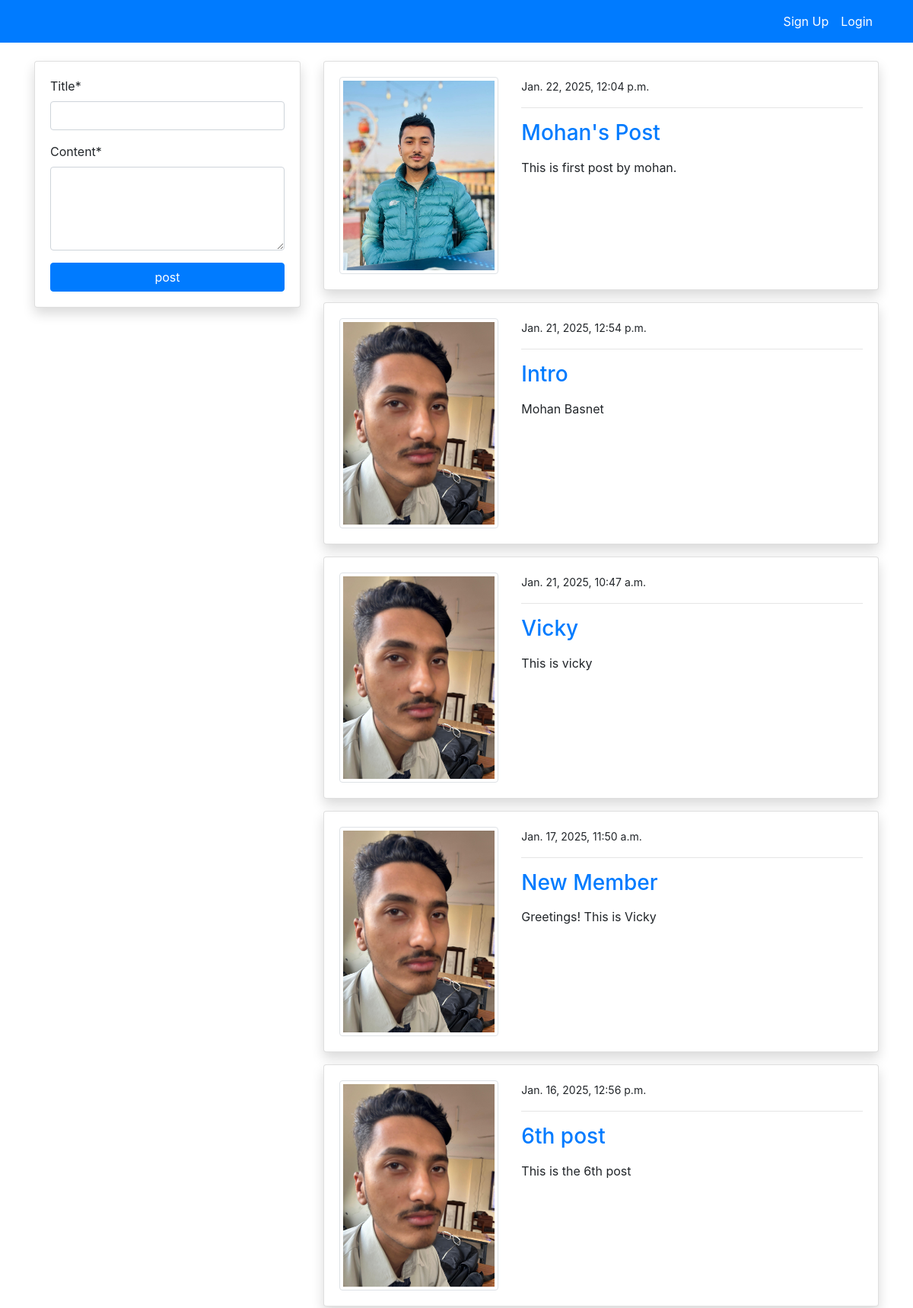
The page /blog/ (upper part) on the database as committed earlier.
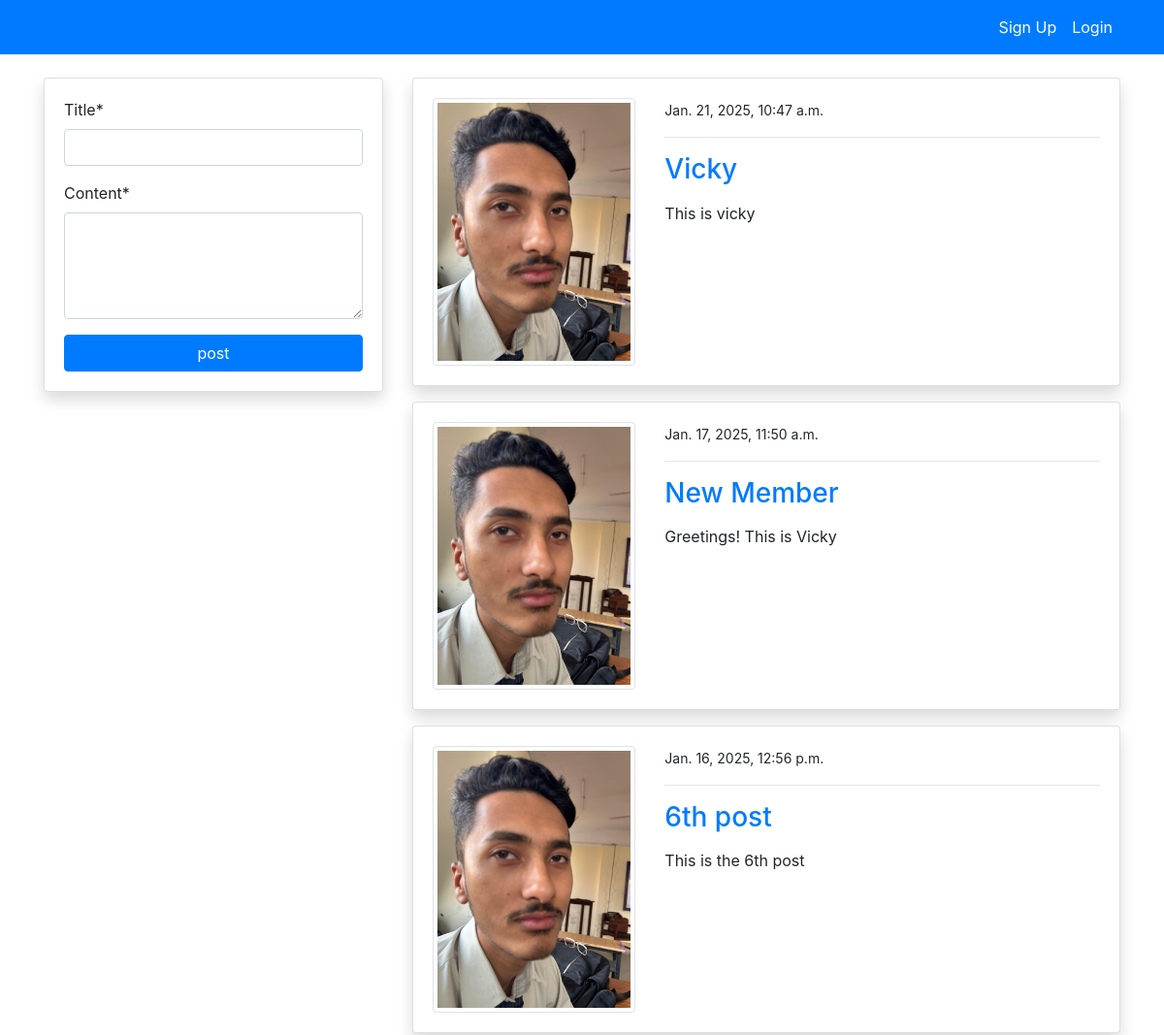
The same page on the database as committed later.
### blog/models.py (models this page shows, shortened)
class PostModel(models.Model):
    title = models.CharField(max_length=255)
    content = models.TextField()
    author = models.ForeignKey(User, on_delete=models.CASCADE)
    date_created = models.DateTimeField(auto_now_add=True)
    class  Meta:
        ordering = ('-date_created',)

### users/models.py (models this page shows, shortened)
class ProfileModel(models.Model):
    user = models.OneToOneField(User, on_delete=models.CASCADE)
    image =models.ImageField(default='image.png', upload_to='profile', validators=[FileExtensionValidator(['png','jpg'])])
    bio = models.TextField(max_length=500, blank=True)

### blog/views.py (the view, shortened to what this page needs)
# urls.py: path('blog/', views.index, name='blog-index'),
def index(request):
    posts = PostModel.objects.all()
    form = PostModelForm()
    context ={
        'posts': posts,
        'form': form
    }
    return render(request, 'blog/index.html',context)

### blog/forms.py
class PostModelForm(forms.ModelForm):
    content =forms.CharField(widget=forms.Textarea(attrs={'rows': 4}))
    class Meta:
        model = PostModel
        fields = ('title', 'content')

### blog/templates/blog/index.html (shortened to what this page needs)
{% extends "partials/base.html" %}
{% load crispy_forms_tags %}
{% block content %}
 <div class="container">
    <div class="row mt-5 pt-3">
        <div class="col-md-4">
            <div class="card my-3 shadow" >
                <div class="card-body" >
                    <form method="POST">
                        {{ form|crispy }}
                        <input class='btn btn-primary btn-block' type="submit" value="post">
                    </form>
                </div>
            </div>
        </div>
        <div class="col-md-8">
            {% for post in posts %}
            <div class="card shadow my-3" >
                <div class="card-body">
                    <div class="row">
                        <div class="col-md-4">
                            <img class="img-thumbnail" src="{{ post.author.profilemodel.image.url }}" alt="img">
                        </div>
                        <div class="col-md-8">
                            <small>{{ post.date_created }}</small>
                            <hr>
                            <a  class="h3" href="{% url 'blog-post-detail' post.id %} ">{{post.title}}</a>
                            <p class="text-justify my-3">
                                {{ post.content }}
                            </p>
                        </div>
                    </div>
                </div>
            </div>
            {% endfor %}
        </div>
    </div>
 </div>
{% endblock %}

Rows that differ between the two databases and show on the page:
removed PostModel: author.profilemodel.image (picture), date_created "Jan. 22, 2025, 12:04 p.m.", title "Mohan's Post", content "This is first post by mohan."
removed PostModel: author.profilemodel.image (picture), date_created "Jan. 21, 2025, 12:54 p.m.", title "Intro", content "Mohan Basnet"
